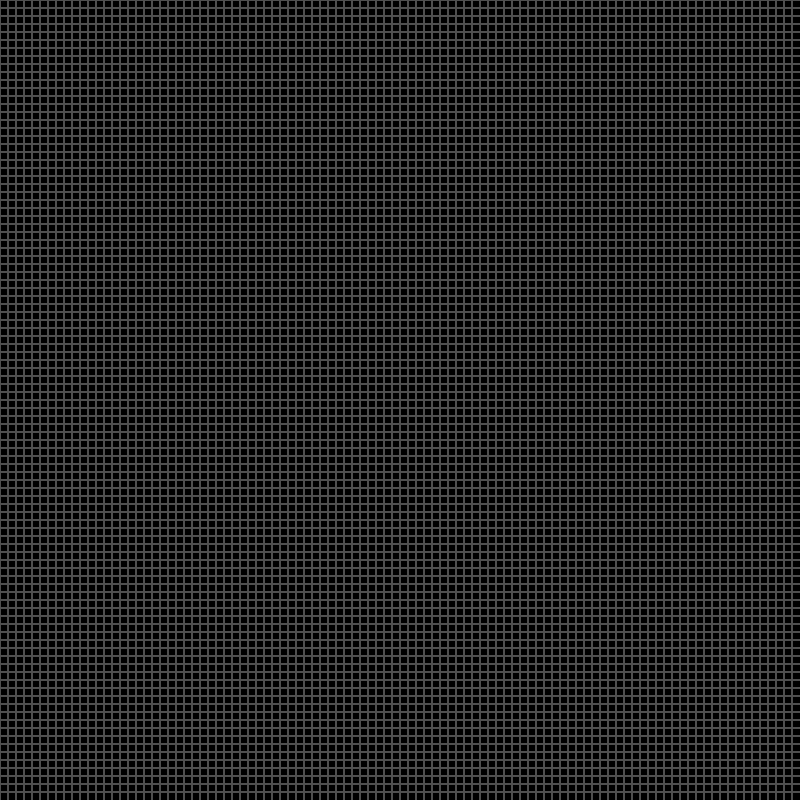
Frame 1 (no input)
Frame 60 (no input): identical to frame 1, image omitted
Frame 120 (the mouse pressed at the canvas centre since frame 60): identical to frame 1, image omitted

The p5.js sketch that drew this single still picture (run headless with seeded random() and noise() and a simulated clock; from frame 60 on, the mouse is pressed at the canvas centre):

// p5.js sketch
// ── sketch.js
//Conway's game of life
//Miguel Rodríguez
//26-01-2024

const WIDTH = (HEIGHT = 800);
tam_mat = 100   //valor a cambiar para ajustar tamaño
tam_cell = WIDTH/tam_mat
let mat = []
let new_mat = []
let buttonPressed = false;
let randButton

function setup() {
  let drawButton = createButton('Start / Stop');
  drawButton.position(10, 810);
  drawButton.mousePressed(toggleDrawing);
  randButton = createButton("Randomize");
  randButton.position(10, 830);
  randButton.mousePressed(rand);
  createCanvas(WIDTH, HEIGHT);
  background(0);
  color(255);
  noStroke();
  for(let i = 0; i < tam_mat; i++){
    mat[i] = [];
    new_mat[i] = [];
    for(let j = 0; j < tam_mat; j++){
      mat[i][j] = 0;
      new_mat[i][j] = 0;
    }
  }
  
  push();
  draw_grid();
  pop();

}

function draw() {
  if(buttonPressed){
    draw_grid()
    //crear new_mat segun reglas y mat
    for(let i = 0; i < tam_mat; i++){
      for(let j = 0; j < tam_mat; j++){
        let vecin = vecinos(i, j)
        if(mat[i][j] == 0){
          if(vecin == 3) new_mat[i][j] = 1;
          else new_mat[i][j] = 0;
        }
        else{
          if(vecin == 2 || vecin == 3) new_mat[i][j] = 1;
          else new_mat[i][j] = 0;
        }


      }
    }
    //imprimir
    push()
    draw_mat(new_mat);
    pop()
    for(let i = 0; i < tam_mat; i++){
      for(let j = 0; j < tam_mat; j++){
        mat[i][j] = new_mat[i][j];
        new_mat[i][j] = 0;
      }
    }
  
  }
}

function rand(){
  for(let i = 0; i < tam_mat; i++){
      for(let j = 0; j < tam_mat; j++){
        mat[i][j] = floor(random(0,2));
      }
    }
  draw_mat(mat)
}

function draw_grid(){
  stroke(80)
  background(0);
  for (var x = 0; x < width; x += tam_cell) {
		for (var y = 0; y < height; y += tam_cell) {
			strokeWeight(1);
			line(x, 0, x, height);
			line(0, y, width, y);
		}
	}
}

//Moore neighborhood
function vecinos(x, y){
  let res = 0;
  for(let i = -1; i < 2; i++){
    for(let j = -1; j < 2; j++){
      if(x+i == x && y+j == y) continue;
      if((x+i) < 0 || (y+j) < 0) continue;
      if((x+i) > tam_mat-1 || (y+j) > tam_mat-1) continue;
      if(mat[x+i][y+j] == 1) res++; 
    }
  }
  return res;
}

//imprimir mat si mat[index] == 1
function draw_mat(arr){
  for(let i = 0; i < tam_mat; i++){
    for(let j = 0; j < tam_mat; j++){
      if(arr[i][j] == 1) {
        fill(255)
        rect(i*tam_cell, j*tam_cell, tam_cell, tam_cell);
      }
    }
  }
}



function mouseClicked() {
  // Log the coordinates to the console
  let x = floor(mouseX/(WIDTH/tam_mat));
  let y = floor(mouseY/(WIDTH/tam_mat));
  if(mat[x][y] == 1) mat[x][y] = 0;
  else mat[x][y] = 1;
  draw_grid()
  draw_mat(mat)
}
  
function toggleDrawing() {
  buttonPressed = !buttonPressed;
  frameRate(20)
}
